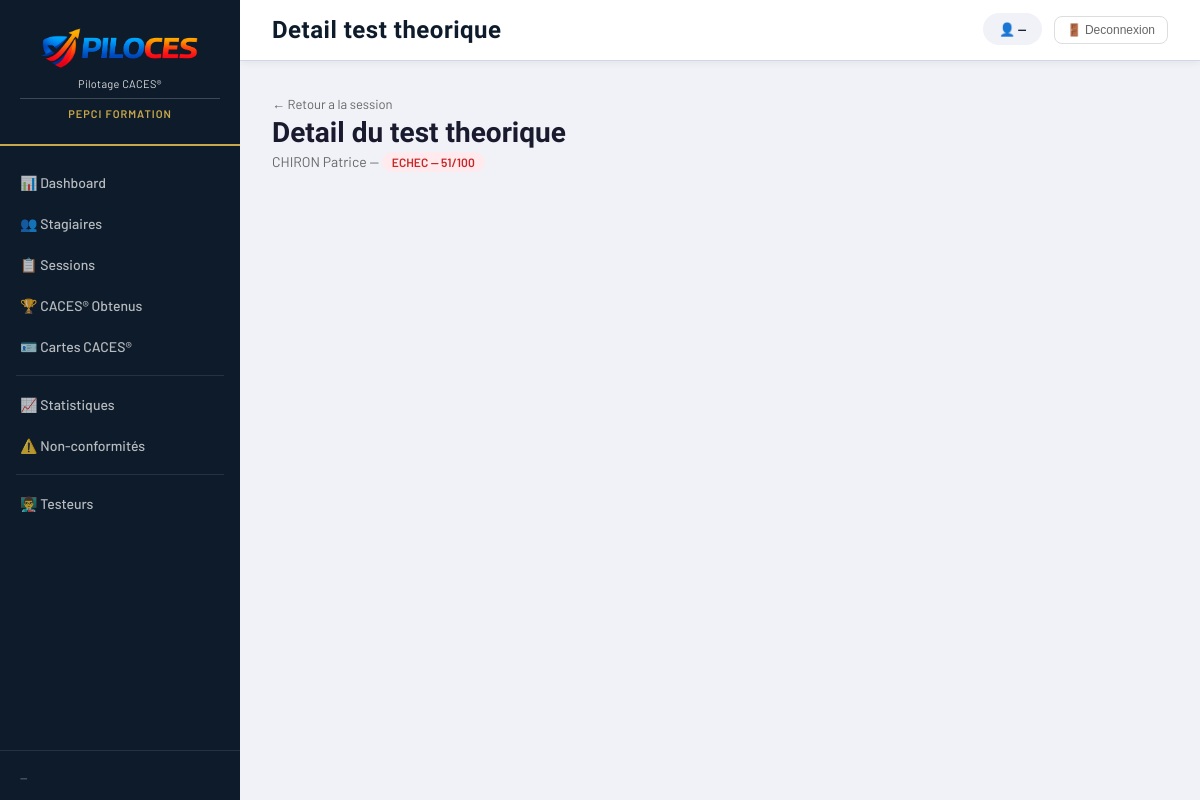
Screenshot of /sessions/1/theorie/1/detail with the database file from the repository.
### app/models/stagiaire.py (models this page shows)
class Stagiaire(Base):
    __tablename__ = "stagiaires"
    id = Column(Integer, primary_key=True, index=True)
    nom = Column(String(100), nullable=False)
    prenom = Column(String(100), nullable=False)
    date_naissance = Column(Date, nullable=False)
    email = Column(String(200), nullable=True)
    telephone = Column(String(20), nullable=True)
    employeur = Column(String(200), nullable=True)
    photo = Column(String(500), nullable=True)
    note = Column(Text, nullable=True)
    date_creation = Column(DateTime, default=datetime.utcnow)
    actif = Column(Integer, default=1)

### app/models/jour_test.py (models this page shows)
class ResultatTheorie(Base):
    __tablename__ = "resultats_theorie"
    id = Column(Integer, primary_key=True, index=True)
    jour_test_id = Column(Integer, ForeignKey("jours_test.id"), nullable=False)
    session_id = Column(Integer, ForeignKey("sessions.id"), nullable=False)
    stagiaire_id = Column(Integer, ForeignKey("stagiaires.id"), nullable=False)
    grille_id = Column(Integer, ForeignKey("grilles_theorie.id"), nullable=True)
    reponses_json = Column(Text, nullable=True)
    note_theme1 = Column(Float, nullable=True)
    note_theme2 = Column(Float, nullable=True)
    note_theme3 = Column(Float, nullable=True)
    note_theme4 = Column(Float, nullable=True)
    note_theme5 = Column(Float, nullable=True)
    note_totale = Column(Float, nullable=True)
    theme1_ok = Column(Boolean, nullable=True)
    theme2_ok = Column(Boolean, nullable=True)
    theme3_ok = Column(Boolean, nullable=True)
    theme4_ok = Column(Boolean, nullable=True)
    theme5_ok = Column(Boolean, nullable=True)
    obtenue = Column(Boolean, nullable=True)
    dispense = Column(Boolean, default=False)

### app/main.py (the view)
@app.get("/sessions/{session_id}/theorie/{stagiaire_id}/detail")
def page_detail_theorie(request: Request, session_id: int, stagiaire_id: int, jour_id: int = None):
    db = SessionLocal()
    query = db.query(ResultatTheorie).filter(
        ResultatTheorie.session_id == session_id,
        ResultatTheorie.stagiaire_id == stagiaire_id
    )
    if jour_id:
        query = query.filter(ResultatTheorie.jour_test_id == jour_id)
    rt = query.order_by(ResultatTheorie.id.desc()).first()
    if not rt:
        db.close()
        return {"error": "Resultat non trouve"}
    stagiaire = db.query(Stagiaire).filter(Stagiaire.id == stagiaire_id).first()
    import json
    reponses_candidat = json.loads(rt.reponses_json) if rt.reponses_json else {}
    from app.models.utilisations_themes import UtilisationTheme
    session_obj = db.query(Session).filter(Session.id == session_id).first()
    tirages = db.query(UtilisationTheme).filter(
        UtilisationTheme.session_id == session_id,
        UtilisationTheme.famille == session_obj.famille
    ).all()
    detail_themes = {}
    for ut in tirages:
        questions = db.query(ReponseGrille).filter(
            ReponseGrille.grille_id == ut.grille_id,
            ReponseGrille.theme == ut.theme
        ).order_by(ReponseGrille.numero_question).all()
        t = str(ut.theme)
        detail_themes[t] = []
        for r in questions:
            reponse_candidat = reponses_candidat.get(str(r.numero_question))
            correcte = reponse_candidat is not None and reponse_candidat == r.reponse_correcte
            detail_themes[t].append({
                "numero": r.numero_question,
                "texte": r.texte_question,
                "reponse_correcte": r.reponse_correcte,
                "reponse_candidat": reponse_candidat,
                "correcte": correcte,
                "points": r.points
            })
    db.close()
    return templates.TemplateResponse(
        request=request,
        name="detail_theorie.html",
        context={
            "stagiaire": stagiaire,
            "session_id": session_id,
            "rt": rt,
            "detail_themes": detail_themes,
            "theme_noms": {
                "1": "Connaissances generales",
                "2": "Technologie et stabilite",
                "3": "Exploitation",
                "4": "Circulation",
                "5": "Fin de poste"
            }
        }
    )

### templates/detail_theorie.html (shortened to what this page needs)
{% extends "base.html" %}
{% block title %}Detail test theorique{% endblock %}
{% block content %}
<div style="display:flex; justify-content:space-between; align-items:center; margin-bottom:24px;">
    <div>
        <a href="/sessions/{{ session_id }}" style="color:#666; text-decoration:none; font-size:13px;">← Retour a la session</a>
        <h2 style="font-family:'Barlow Condensed',sans-serif; font-size:28px; margin-top:4px;">
            Detail du test theorique
        </h2>
        <div style="color:#666; font-size:14px; margin-top:4px;">
            {{ stagiaire.nom }} {{ stagiaire.prenom }} —
            {% if rt.obtenue %}
                <span class="badge green">REUSSI — {{ rt.note_totale|int }}/100</span>
            {% else %}
                <span class="badge red">ECHEC — {{ rt.note_totale|int }}/100</span>
            {% endif %}
        </div>
    </div>
</div>
{% endblock %}

### templates/base.html (shortened to what this page needs)
<!DOCTYPE html>
<html lang="fr">
<head>
    <link rel="stylesheet" href="/static/style.css">
</head>
<body>
    <div class="sidebar">
        <div class="sidebar-logo">
            <img src="/static/images/logo_piloces.png" alt="PILOCES" style="width:100%; max-width:160px; display:block; margin:0 auto;">
            <div style="color:#fff; font-size:11px; text-align:center; margin-top:6px; opacity:0.85; letter-spacing:0.3px;">Pilotage CACES®</div>
            <hr style="border:none; border-top:1px solid rgba(255,255,255,0.2); margin:8px 0;">
            <div class="logo-sub">{{ nom_organisme() }}</div>
        </div>
        <nav class="sidebar-nav">
            <a href="/" class="nav-item {% if page == 'dashboard' %}active{% endif %}">
                📊 Dashboard
            </a>
            <a href="/stagiaires" class="nav-item {% if page == 'stagiaires' %}active{% endif %}">
                👥 Stagiaires
            </a>
            <a href="/sessions" class="nav-item {% if page == 'sessions' %}active{% endif %}">
                📋 Sessions
            </a>
            <a href="/caces-obtenus" class="nav-item {% if page == 'caces_obtenus' %}active{% endif %}">
                🏆 CACES® Obtenus
            </a>
            <a href="/cartes-caces" class="nav-item {% if page == 'cartes_caces' %}active{% endif %}">
                🪪 Cartes CACES®
            </a>
            <div class="nav-separator"></div>
            <a href="/statistiques" class="nav-item {% if page == 'statistiques' %}active{% endif %}">
                📈 Statistiques
            </a>
            <a href="/non-conformites" class="nav-item {% if page == 'non_conformites' %}active{% endif %}">
                ⚠️ Non-conformités
            </a>
            <div class="nav-separator"></div>
            <a href="/testeurs" class="nav-item {% if page == 'testeurs' %}active{% endif %}">
                👨‍🏫 Testeurs
            </a>
        </nav>
        {% set _num_cert = numero_certificat() %}
        {% set _cert_date = date_validite_certificat() %}
        <div class="sidebar-footer">
            <div class="cert-date">{% if _cert_date %}Valide jusqu'au {{ _cert_date }}{% else %}—{% endif %}</div>
        </div>
    </div>
    <div class="main">
        <div class="topbar">
            <h1 class="page-title">{% block title %}{% endblock %}</h1>
            <div class="topbar-right">
                <span class="user-badge">👤 <a href="/profil" style="color:inherit; text-decoration:none;"><span id="user-nom">—</span></a></span>
                <button onclick="seDeconnecter()"
                    style="background:none; border:1px solid #ddd; border-radius:8px; padding:6px 12px; cursor:pointer; font-size:12px; color:#666; margin-left:8px;">
                    🚪 Deconnexion
                </button>
            </div>
        </div>
        <div class="content">
            {% block content %}{% endblock %}
        </div>
    </div>
</body>
</html>

### static/style.css (style rules this page uses)
:root { --blue: #1a3a8f; --blue-light: #2350c8; --dark: #0d1b2a; --gold: #c8a84b; --green: #2e7d32; --orange: #e65100; --red: #c62828; --gray: #f0f2f7; --border: #d0d8e8; --text: #1a1a2e; --sidebar-width: 240px; }
* { box-sizing: border-box; margin: 0; padding: 0; }
body { font-family: 'Barlow', sans-serif; background: var(--gray); color: var(--text); display: flex; min-height: 100vh; }
.sidebar { width: var(--sidebar-width); background: var(--dark); display: flex; flex-direction: column; position: fixed; height: 100vh; z-index: 100; }
.sidebar-logo { padding: 24px 20px; border-bottom: 2px solid var(--gold); }
.logo-sub { font-size: 11px; color: var(--gold); font-weight: 600; letter-spacing: 1px; text-transform: uppercase; text-align: center; }
.sidebar-nav { flex: 1; padding: 16px 0; }
.nav-item { display: flex; align-items: center; gap: 12px; padding: 12px 20px; color: rgba(255,255,255,0.7); text-decoration: none; font-size: 14px; font-weight: 500; transition: all 0.2s; }
.nav-separator { height: 1px; background: rgba(255,255,255,0.1); margin: 8px 16px; }
.sidebar-footer { padding: 16px 20px; border-top: 1px solid rgba(255,255,255,0.1); }
.cert-date { font-size: 11px; color: rgba(255,255,255,0.5); margin-top: 4px; }
.main { margin-left: var(--sidebar-width); flex: 1; display: flex; flex-direction: column; }
.topbar { background: white; padding: 16px 32px; display: flex; justify-content: space-between; align-items: center; border-bottom: 1px solid var(--border); box-shadow: 0 2px 8px rgba(0,0,0,0.06); }
.page-title { font-family: 'Barlow Condensed', sans-serif; font-size: 24px; font-weight: 700; color: var(--dark); letter-spacing: 0.5px; }
.user-badge { background: var(--gray); padding: 8px 16px; border-radius: 20px; font-size: 13px; font-weight: 600; color: var(--dark); }
.content { padding: 32px; flex: 1; }
.badge { padding: 3px 10px; border-radius: 12px; font-size: 12px; font-weight: 600; }
.badge.red { background: #ffebee; color: var(--red); }

### rows the page displays
Stagiaire: employeur "PEPCI FORMATION", nom "CHIRON", prenom "Patrice"
ResultatTheorie: note_totale "51"
